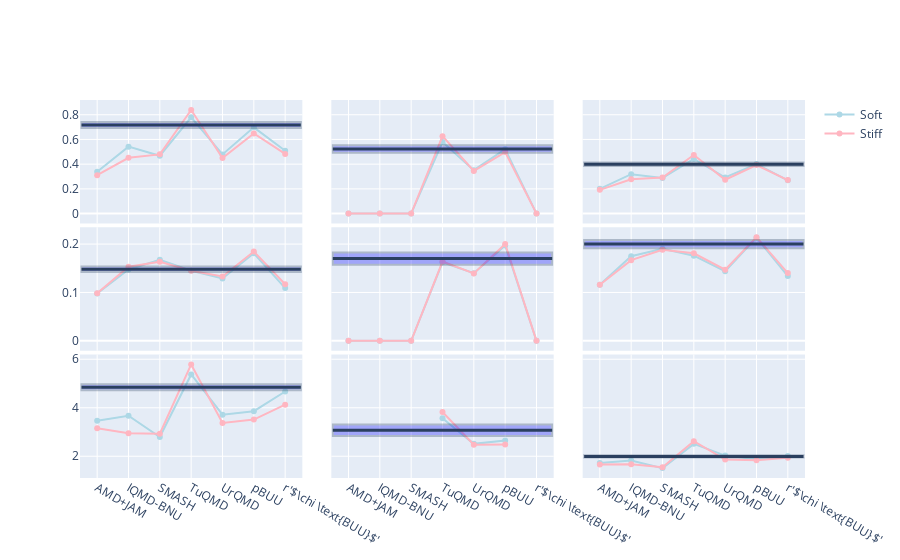

This figure's notebook cell:
### Code cell
# Add mean line for data measurment

pim_132 = .717
pip_132 = .148
ratio_132 = pim_132/pip_132

pim_124 = .522
pip_124 = .17
ratio_124 = pim_124/pip_124

pim_108 = .399
pip_108 = .2
ratio_108 = pim_108/pip_108

#error bars
pim_err_132 = .0242
pip_err_132 = .00553
ratio_err_132 = .12

pim_err_124 = .0303
pip_err_124 = .0128
ratio_err_124 = .24

pim_err_108 = .0142
pip_err_108 = .0086
ratio_err_108 = .0495

y0 = -.5
y1 = 6.5


#rectangle represents error bar
fig.add_shape(type="rect", fillcolor='blue', opacity=.3, xref="x1", yref="y1",
            y0=pim_132-pim_err_132, x0=y0, y1=pim_132+pim_err_132, x1=y1)

fig.add_shape(type="rect", fillcolor='blue', opacity=.3, xref="x2", yref='y2',
            y0=pim_124-pim_err_124, x0=y0, y1=pim_124+pim_err_124, x1=y1)

fig.add_shape(type="rect", fillcolor='blue', opacity=.3, xref="x3", yref="y3",
             y0=pim_108-pim_err_108, x0=y0, y1=pim_108+pim_err_108, x1=y1)
        
fig.add_shape(type="rect", fillcolor='blue', opacity=.3, xref="x4", yref="y4",
            y0=pip_132-pip_err_132, x0=y0, y1=pip_132+pip_err_132, x1=y1)

fig.add_shape(type="rect", fillcolor='blue', opacity=.3, xref="x5", yref='y5',
             y0=pip_124-pip_err_124, x0=y0, y1=pip_124+pip_err_124, x1=y1)

fig.add_shape(type="rect", fillcolor='blue', opacity=.3, xref="x6", yref="y6",
             y0=pip_108-pip_err_108, x0=y0, y1=pip_108+pip_err_108, x1=y1)

fig.add_shape(type="rect", fillcolor='blue', opacity=.3, xref="x7", yref="y7",
            y0=ratio_132-ratio_err_132, x0=y0, y1=ratio_132+ratio_err_132, x1=y1)

fig.add_shape(type="rect", fillcolor='blue', opacity=.3, xref="x8", yref='y8',
             y0=ratio_124-ratio_err_124, x0=y0, y1=ratio_124+ratio_err_124, x1=y1)

fig.add_shape(type="rect", fillcolor='blue', opacity=.3, xref="x9", yref="y9",
             y0=ratio_108-ratio_err_108, x0=y0, y1=ratio_108+ratio_err_108, x1=y1)

        
        #lines represent mean value of measurment
fig.add_shape(type="line", xref="x1", yref="y1",
            y0=pim_132, x0=y0, y1=pim_132, x1=y1, line_width=3)

fig.add_shape(type="line", xref="x2", yref='y2',
             y0=pim_124, x0=y0, y1=pim_124, x1=y1, line_width=3)

fig.add_shape(type="line", xref="x3", yref="y3",
             y0=pim_108, x0=y0, y1=pim_108, x1=y1, line_width=3)

fig.add_shape(type="line", xref="x4", yref="y4",
            y0=pip_132, x0=y0, y1=pip_132, x1=y1, line_width=3)
    
fig.add_shape(type="line", xref="x5", yref='y5',
             y0=pip_124, x0=y0, y1=pip_124, x1=y1, line_width=3)

fig.add_shape(type="line", xref="x6", yref="y6",
             y0=pip_108, x0=y0, y1=pip_108, x1=y1, line_width=3)
        
fig.add_shape(type="line", xref="x7", yref="y7",
            y0=ratio_132, x0=y0, y1=ratio_132, x1=y1, line_width=3)

fig.add_shape(type="line", xref="x8", yref='y8',
             y0=ratio_124, x0=y0, y1=ratio_124, x1=y1, line_width=3)

fig.add_shape(type="line", xref="x9", yref="y9",
             y0=ratio_108, x0=y0, y1=ratio_108, x1=y1, line_width=3)

### Figure 1 — Plotly figure (JSON) as saved in the notebook; plotly's stock layout.template omitted (floating-point values rounded to 4 significant figures)
{"data": [{"marker": {"color": "lightblue", "line": {"color": "lightgray"}}, "name": "Soft", "type": "scatter", "x": ["AMD+JAM", "IQMD-BNU", "SMASH", "TuQMD", "UrQMD", "pBUU", "r'$\\chi \\text{BUU}$'"], "xaxis": "x", "y": [0.339, 0.5418, 0.4681, 0.779, 0.479, 0.6979, 0.509], "yaxis": "y"}, {"marker": {"color": "lightblue", "line": {"color": "lightgray"}}, "name": "Soft", "showlegend": false, "type": "scatter", "x": ["AMD+JAM", "IQMD-BNU", "SMASH", "TuQMD", "UrQMD", "pBUU", "r'$\\chi \\text{BUU}$'"], "xaxis": "x2", "y": [0, 0, 0, 0.5795, 0.3513, 0.5213, 0], "yaxis": "y2"}, {"marker": {"color": "lightblue", "line": {"color": "lightgray"}}, "name": "Soft", "showlegend": false, "type": "scatter", "x": ["AMD+JAM", "IQMD-BNU", "SMASH", "TuQMD", "UrQMD", "pBUU", "r'$\\chi \\text{BUU}$'"], "xaxis": "x3", "y": [0.2, 0.3187, 0.2875, 0.442, 0.292, 0.4007, 0.269], "yaxis": "y3"}, {"marker": {"color": "lightpink", "line": {"color": "lightgray"}}, "name": "Stiff", "type": "scatter", "x": ["AMD+JAM", "IQMD-BNU", "SMASH", "TuQMD", "UrQMD", "pBUU", "r'$\\chi \\text{BUU}$'"], "xaxis": "x", "y": [0.311, 0.4518, 0.4792, 0.839, 0.449, 0.6486, 0.483], "yaxis": "y"}, {"marker": {"color": "lightpink", "line": {"color": "lightgray"}}, "name": "Stiff", "showlegend": false, "type": "scatter", "x": ["AMD+JAM", "IQMD-BNU", "SMASH", "TuQMD", "UrQMD", "pBUU", "r'$\\chi \\text{BUU}$'"], "xaxis": "x2", "y": [0, 0, 0, 0.6264, 0.3452, 0.4975, 0], "yaxis": "y2"}, {"marker": {"color": "lightpink", "line": {"color": "lightgray"}}, "name": "Stiff", "showlegend": false, "type": "scatter", "x": ["AMD+JAM", "IQMD-BNU", "SMASH", "TuQMD", "UrQMD", "pBUU", "r'$\\chi \\text{BUU}$'"], "xaxis": "x3", "y": [0.192, 0.2779, 0.2915, 0.474, 0.274, 0.3923, 0.271], "yaxis": "y3"}, {"marker": {"color": "lightblue", "line": {"color": "lightgray"}}, "name": "Soft", "showlegend": false, "type": "scatter", "x": ["AMD+JAM", "IQMD-BNU", "SMASH", "TuQMD", "UrQMD", "pBUU", "r'$\\chi \\text{BUU}$'"], "xaxis": "x4", "y": [0.0978, 0.1476, 0.1677, 0.145, 0.129, 0.1809, 0.109], "yaxis": "y4"}, {"marker": {"color": "lightblue", "line": {"color": "lightgray"}}, "name": "Soft", "showlegend": false, "type": "scatter", "x": ["AMD+JAM", "IQMD-BNU", "SMASH", "TuQMD", "UrQMD", "pBUU", "r'$\\chi \\text{BUU}$'"], "xaxis": "x5", "y": [0, 0, 0, 0.1623, 0.1399, 0.197, 0], "yaxis": "y5"}, {"marker": {"color": "lightblue", "line": {"color": "lightgray"}}, "name": "Soft", "showlegend": false, "type": "scatter", "x": ["AMD+JAM", "IQMD-BNU", "SMASH", "TuQMD", "UrQMD", "pBUU", "r'$\\chi \\text{BUU}$'"], "xaxis": "x6", "y": [0.116, 0.1748, 0.1902, 0.176, 0.144, 0.2133, 0.134], "yaxis": "y6"}, {"marker": {"color": "lightpink", "line": {"color": "lightgray"}}, "name": "Stiff", "showlegend": false, "type": "scatter", "x": ["AMD+JAM", "IQMD-BNU", "SMASH", "TuQMD", "UrQMD", "pBUU", "r'$\\chi \\text{BUU}$'"], "xaxis": "x4", "y": [0.0986, 0.1531, 0.1634, 0.145, 0.133, 0.1846, 0.117], "yaxis": "y4"}, {"marker": {"color": "lightpink", "line": {"color": "lightgray"}}, "name": "Stiff", "showlegend": false, "type": "scatter", "x": ["AMD+JAM", "IQMD-BNU", "SMASH", "TuQMD", "UrQMD", "pBUU", "r'$\\chi \\text{BUU}$'"], "xaxis": "x5", "y": [0, 0, 0, 0.1638, 0.1394, 0.2002, 0], "yaxis": "y5"}, {"marker": {"color": "lightpink", "line": {"color": "lightgray"}}, "name": "Stiff", "showlegend": false, "type": "scatter", "x": ["AMD+JAM", "IQMD-BNU", "SMASH", "TuQMD", "UrQMD", "pBUU", "r'$\\chi \\text{BUU}$'"], "xaxis": "x6", "y": [0.116, 0.1669, 0.1881, 0.181, 0.147, 0.2143, 0.14], "yaxis": "y6"}, {"marker": {"color": "lightblue", "line": {"color": "lightgray"}}, "name": "Soft", "showlegend": false, "type": "scatter", "x": ["AMD+JAM", "IQMD-BNU", "SMASH", "TuQMD", "UrQMD", "pBUU", "r'$\\chi \\text{BUU}$'"], "xaxis": "x7", "y": [3.466, 3.671, 2.792, 5.372, 3.713, 3.857, 4.67], "yaxis": "y7"}, {"marker": {"color": "lightblue", "line": {"color": "lightgray"}}, "name": "Soft", "showlegend": false, "type": "scatter", "x": ["AMD+JAM", "IQMD-BNU", "SMASH", "TuQMD", "UrQMD", "pBUU", "r'$\\chi \\text{BUU}$'"], "xaxis": "x8", "y": [null, null, null, 3.571, 2.512, 2.646, null], "yaxis": "y8"}, {"marker": {"color": "lightblue", "line": {"color": "lightgray"}}, "name": "Soft", "showlegend": false, "type": "scatter", "x": ["AMD+JAM", "IQMD-BNU", "SMASH", "TuQMD", "UrQMD", "pBUU", "r'$\\chi \\text{BUU}$'"], "xaxis": "x9", "y": [1.724, 1.823, 1.512, 2.511, 2.028, 1.878, 2.007], "yaxis": "y9"}, {"marker": {"color": "lightpink", "line": {"color": "lightgray"}}, "name": "Stiff", "showlegend": false, "type": "scatter", "x": ["AMD+JAM", "IQMD-BNU", "SMASH", "TuQMD", "UrQMD", "pBUU", "r'$\\chi \\text{BUU}$'"], "xaxis": "x7", "y": [3.154, 2.951, 2.932, 5.786, 3.376, 3.513, 4.128], "yaxis": "y7"}, {"marker": {"color": "lightpink", "line": {"color": "lightgray"}}, "name": "Stiff", "showlegend": false, "type": "scatter", "x": ["AMD+JAM", "IQMD-BNU", "SMASH", "TuQMD", "UrQMD", "pBUU", "r'$\\chi \\text{BUU}$'"], "xaxis": "x8", "y": [null, null, null, 3.824, 2.476, 2.485, null], "yaxis": "y8"}, {"marker": {"color": "lightpink", "line": {"color": "lightgray"}}, "name": "Stiff", "showlegend": false, "type": "scatter", "x": ["AMD+JAM", "IQMD-BNU", "SMASH", "TuQMD", "UrQMD", "pBUU", "r'$\\chi \\text{BUU}$'"], "xaxis": "x9", "y": [1.655, 1.665, 1.55, 2.619, 1.864, 1.83, 1.936], "yaxis": "y9"}], "layout": {"shapes": [{"fillcolor": "blue", "opacity": 0.3, "type": "rect", "x0": -0.5, "x1": 6.5, "xref": "x", "y0": 0.6928, "y1": 0.7412, "yref": "y"}, {"fillcolor": "blue", "opacity": 0.3, "type": "rect", "x0": -0.5, "x1": 6.5, "xref": "x2", "y0": 0.4917, "y1": 0.5523, "yref": "y2"}, {"fillcolor": "blue", "opacity": 0.3, "type": "rect", "x0": -0.5, "x1": 6.5, "xref": "x3", "y0": 0.3848, "y1": 0.4132, "yref": "y3"}, {"fillcolor": "blue", "opacity": 0.3, "type": "rect", "x0": -0.5, "x1": 6.5, "xref": "x4", "y0": 0.1425, "y1": 0.1535, "yref": "y4"}, {"fillcolor": "blue", "opacity": 0.3, "type": "rect", "x0": -0.5, "x1": 6.5, "xref": "x5", "y0": 0.1572, "y1": 0.1828, "yref": "y5"}, {"fillcolor": "blue", "opacity": 0.3, "type": "rect", "x0": -0.5, "x1": 6.5, "xref": "x6", "y0": 0.1914, "y1": 0.2086, "yref": "y6"}, {"fillcolor": "blue", "opacity": 0.3, "type": "rect", "x0": -0.5, "x1": 6.5, "xref": "x7", "y0": 4.725, "y1": 4.965, "yref": "y7"}, {"fillcolor": "blue", "opacity": 0.3, "type": "rect", "x0": -0.5, "x1": 6.5, "xref": "x8", "y0": 2.831, "y1": 3.311, "yref": "y8"}, {"fillcolor": "blue", "opacity": 0.3, "type": "rect", "x0": -0.5, "x1": 6.5, "xref": "x9", "y0": 1.946, "y1": 2.045, "yref": "y9"}, {"line": {"width": 3}, "type": "line", "x0": -0.5, "x1": 6.5, "xref": "x", "y0": 0.717, "y1": 0.717, "yref": "y"}, {"line": {"width": 3}, "type": "line", "x0": -0.5, "x1": 6.5, "xref": "x2", "y0": 0.522, "y1": 0.522, "yref": "y2"}, {"line": {"width": 3}, "type": "line", "x0": -0.5, "x1": 6.5, "xref": "x3", "y0": 0.399, "y1": 0.399, "yref": "y3"}, {"line": {"width": 3}, "type": "line", "x0": -0.5, "x1": 6.5, "xref": "x4", "y0": 0.148, "y1": 0.148, "yref": "y4"}, {"line": {"width": 3}, "type": "line", "x0": -0.5, "x1": 6.5, "xref": "x5", "y0": 0.17, "y1": 0.17, "yref": "y5"}, {"line": {"width": 3}, "type": "line", "x0": -0.5, "x1": 6.5, "xref": "x6", "y0": 0.2, "y1": 0.2, "yref": "y6"}, {"line": {"width": 3}, "type": "line", "x0": -0.5, "x1": 6.5, "xref": "x7", "y0": 4.845, "y1": 4.845, "yref": "y7"}, {"line": {"width": 3}, "type": "line", "x0": -0.5, "x1": 6.5, "xref": "x8", "y0": 3.071, "y1": 3.071, "yref": "y8"}, {"line": {"width": 3}, "type": "line", "x0": -0.5, "x1": 6.5, "xref": "x9", "y0": 1.995, "y1": 1.995, "yref": "y9"}], "xaxis": {"anchor": "y", "domain": [0, 0.3067], "matches": "x7", "showticklabels": false}, "xaxis2": {"anchor": "y2", "domain": [0.3467, 0.6533], "matches": "x8", "showticklabels": false}, "xaxis3": {"anchor": "y3", "domain": [0.6933, 1], "matches": "x9", "showticklabels": false}, "xaxis4": {"anchor": "y4", "domain": [0, 0.3067], "matches": "x7", "showticklabels": false}, "xaxis5": {"anchor": "y5", "domain": [0.3467, 0.6533], "matches": "x8", "showticklabels": false}, "xaxis6": {"anchor": "y6", "domain": [0.6933, 1], "matches": "x9", "showticklabels": false}, "xaxis7": {"anchor": "y7", "domain": [0, 0.3067]}, "xaxis8": {"anchor": "y8", "domain": [0.3467, 0.6533]}, "xaxis9": {"anchor": "y9", "domain": [0.6933, 1]}, "yaxis": {"anchor": "x", "domain": [0.6733, 1]}, "yaxis2": {"anchor": "x2", "domain": [0.6733, 1], "matches": "y", "showticklabels": false}, "yaxis3": {"anchor": "x3", "domain": [0.6733, 1], "matches": "y", "showticklabels": false}, "yaxis4": {"anchor": "x4", "domain": [0.3367, 0.6633]}, "yaxis5": {"anchor": "x5", "domain": [0.3367, 0.6633], "matches": "y4", "showticklabels": false}, "yaxis6": {"anchor": "x6", "domain": [0.3367, 0.6633], "matches": "y4", "showticklabels": false}, "yaxis7": {"anchor": "x7", "domain": [0, 0.3267]}, "yaxis8": {"anchor": "x8", "domain": [0, 0.3267], "matches": "y7", "showticklabels": false}, "yaxis9": {"anchor": "x9", "domain": [0, 0.3267], "matches": "y7", "showticklabels": false}}}
